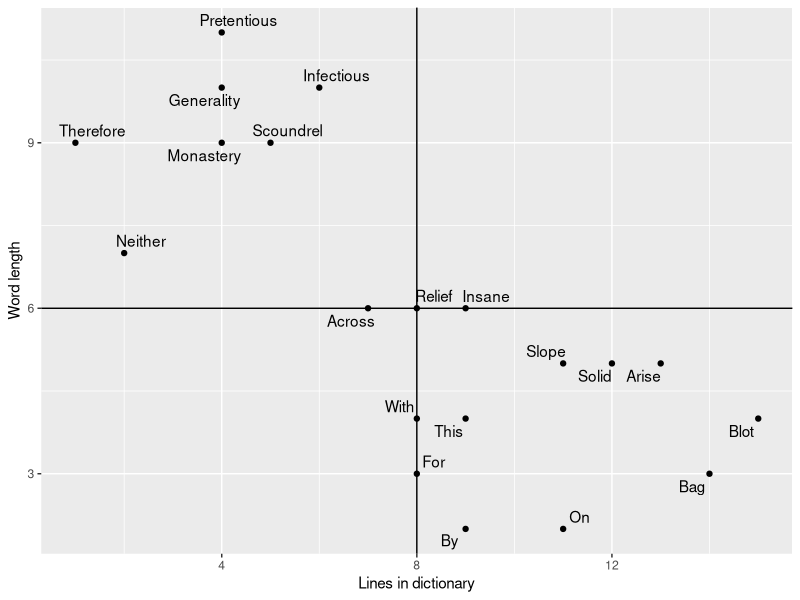
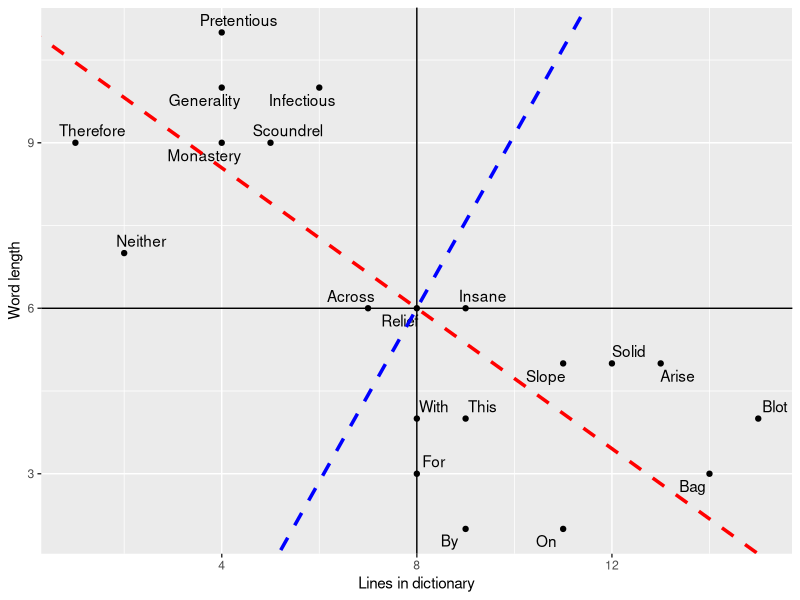
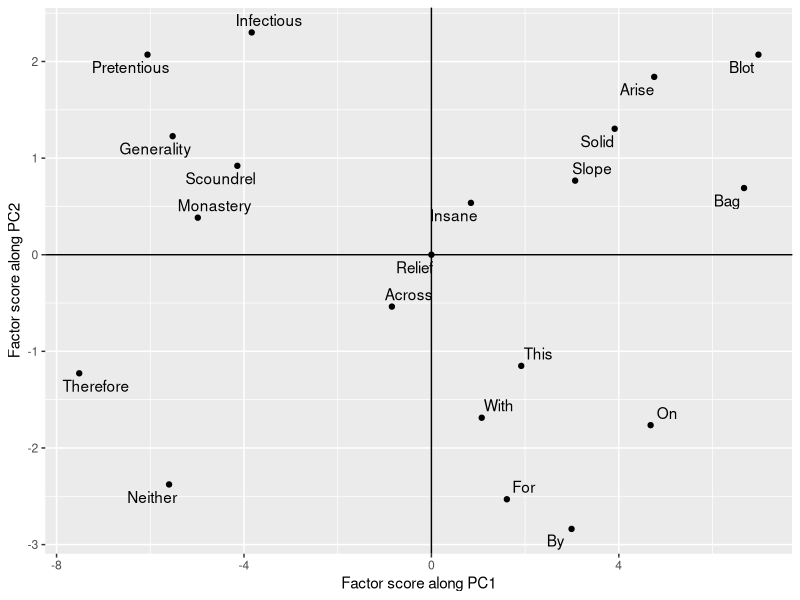
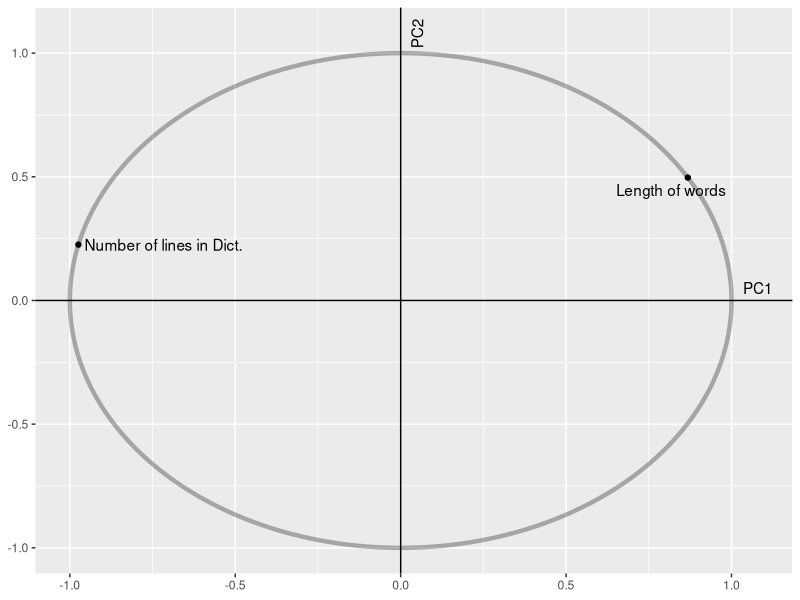
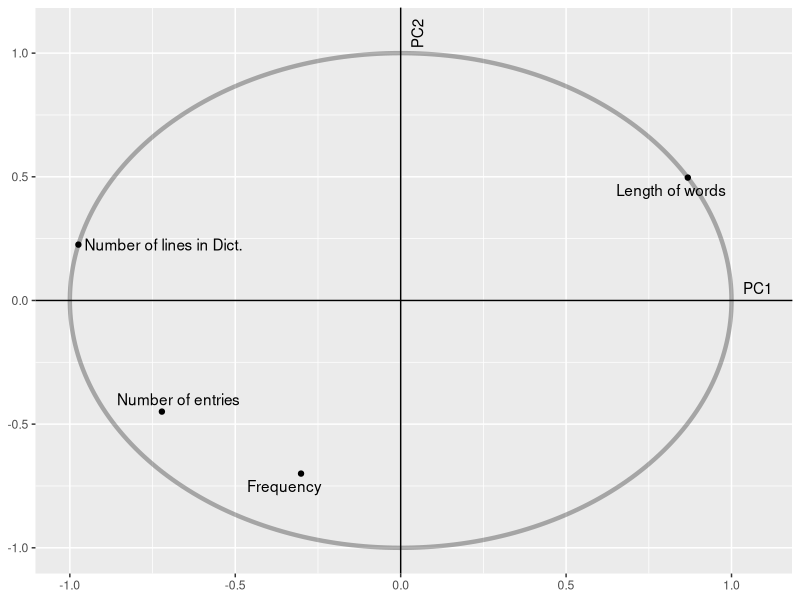
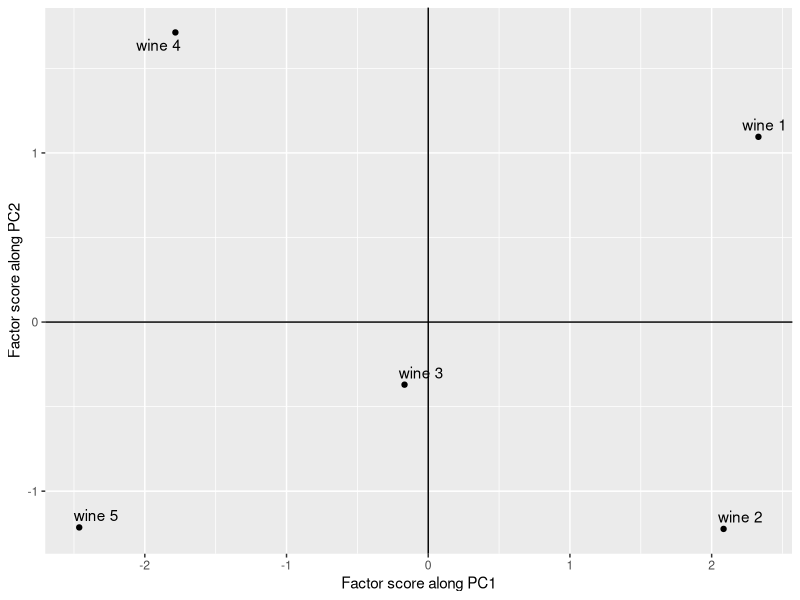
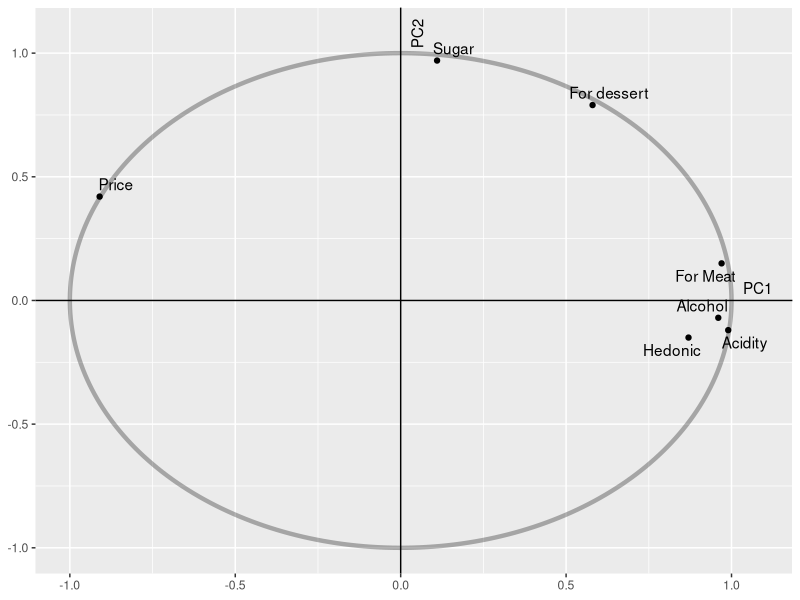
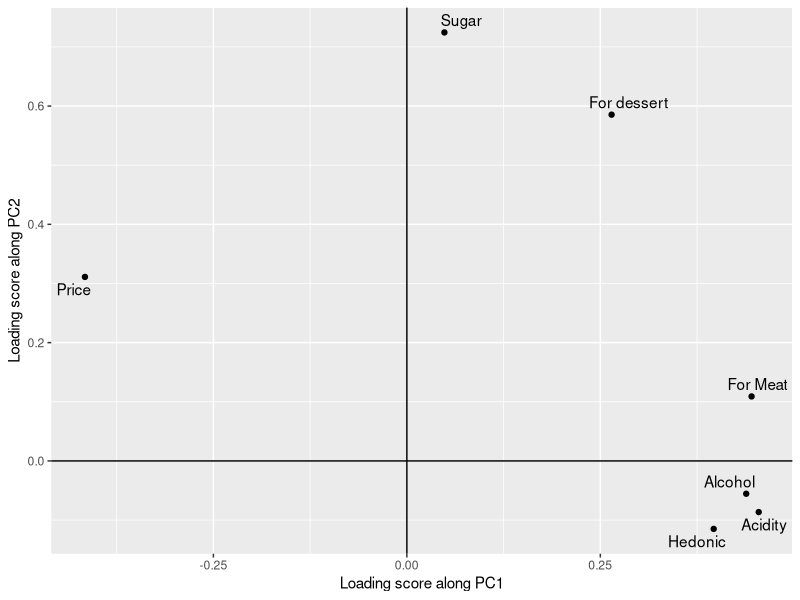

Write R code to recreate these figures, in order.
## ---- chunk 1
knitr::opts_chunk$set(comment = NA)
## ---- chunk 2
library(ggplot2)
library(ggrepel)
## ---- chunk 3
# Table 1
# Create a dataframe
Words = c("Bag", "Across", "On", "Insane", "By", "Monastery", "Relief", "Slope", "Scoundrel", "With", "Neither", "Pretentious", "Solid", "This", "For", "Therefore", "Generality", "Arise", "Blot", "Infectious")
Word_length = c(3, 6, 2, 6, 2, 9, 6, 5, 9, 4, 7, 11, 5, 4, 3, 9, 10, 5, 4, 10)
Lines_in_dict = c(14, 7, 11, 9, 9, 4, 8, 11, 5, 8, 2, 4, 12, 9, 8, 1, 4, 13, 15, 6)
words = data.frame(Words, Word_length, Lines_in_dict, stringsAsFactors = F)
words
(words_centered = scale(words[,2:3],scale = F)) # Centering after reemoving the first column
## ---- chunk 4
pca_words_cov = prcomp(words[,2:3],scale = F) # cov stands for Covariance PCA
factor_scores_words = pca_words_cov$x
round(factor_scores_words,2)
## ---- chunk 5
#  It can also be checked that both the principal components are orthogonal.
sum(factor_scores_words[,1]*factor_scores_words[,2]) # PCs are orthogonal
## ---- chunk 6
round(factor_scores_words[,1]^2/sum(factor_scores_words[,1]^2)*100,2)
round(factor_scores_words[,2]^2/sum(factor_scores_words[,2]^2)*100,2)
## ---- chunk 7
round(factor_scores_words^2/matrix(rep(colSums(factor_scores_words^2),nrow(words)),ncol = 2,byrow = T)*100,2)
## ---- chunk 8
(dist = rowSums(factor_scores_words^2))
## ---- chunk 9
(sq_cos = round(factor_scores_words^2/rowSums(factor_scores_words^2)*100))
## ---- chunk 10
# Figue 1
p = ggplot(words,aes(x = Lines_in_dict,y = Word_length,label = Words))+
  geom_point()+ geom_text_repel()+ 
  geom_hline(yintercept = 6)+geom_vline(xintercept = 8)+
  labs(x = "Lines in dictionary",y = "Word length")
print(p)
# Show directions of PCs
# Note that intercept argument in geom_abline considers the line to be at the origin. In our case the data are mean shifted.
# So we have to adjust the intercept taking new origin into consideration. These adjustments have been made below.
slope1 = pca_words_cov$rotation[1,1]/pca_words_cov$rotation[2,1] # Slope of first PC
slope2 = pca_words_cov$rotation[1,2]/pca_words_cov$rotation[2,2] # Slope of second PC
(new_origin = c(mean(words$Lines_in_dict),mean(words$Word_length)))
intercept1 = 6 - slope1*8
intercept2 = 6 - slope2*8
p+geom_abline(slope = slope1,intercept = intercept1,linetype = "dashed",size = 1.2,col = "red")+
  geom_abline(slope = slope2,intercept = intercept2,linetype = "dashed",size = 1.2,col = "blue")
## ---- chunk 11
ggplot(as.data.frame(pca_words_cov$x),aes(-pca_words_cov$x[,1],pca_words_cov$x[,2],label = words$Words))+
  geom_point()+geom_text_repel()+geom_hline(yintercept = 0)+geom_vline(xintercept = 0)+
  xlab("Factor score along PC1")+ylab("Factor score along PC2")
## ---- chunk 12
sur = c(3,12) # It has 3 letter and 12 lines of dictionary entry
(sur_centered = sur - colMeans(words[,2:3]))
(factor_scores_sur = round(sur_centered %*% pca_words_cov$rotation,2))
## ---- chunk 13
(total_var_before = round(sum(diag(var(words_centered))),3))
## ---- chunk 14
(total_var_after = round(sum(diag(var(pca_words_cov$x))),3))
## ---- chunk 15
# Correlation between PCs and original variables
(cor(pca_words_cov$x,words_centered))
## ---- chunk 16
(cor(pca_words_cov$x,words_centered)^2)
## ---- chunk 17
colSums((cor(pca_words_cov$x,words_centered)^2))
## ---- chunk 18
(loading_matrix = pca_words_cov$rotation)
## ---- chunk 19
# Supplementary variable (Table 4)
Frequency = c(8,230,700,1,500,1,9,2,1,700,7,1,4,500,900,3,1,10,1,1)
Num_entries = c(6,3,12,2,7,1,1,6,1,5,2,1,5,9,7,1,1,4,4,2)
supp_data = data.frame(Frequency,Num_entries) # Supplementary data
supp_data
## ---- chunk 20
supp_data_cent = scale(supp_data,scale = F) # Centered supplementary data
## ---- chunk 21
(corr_score_supp = round(cor(pca_words_cov$x,supp_data),4))
## ---- chunk 22
(round(cor(pca_words_cov$x,supp_data_cent),4))
## ---- chunk 23
(round(cor(pca_words_cov$x,supp_data_cent)^2,4))
## ---- chunk 24
(round(colSums(cor(pca_words_cov$x,supp_data_cent)^2),4))
## ---- chunk 25
# First plot correlation circle
x = seq(0,2*pi,length.out = 300)
circle = ggplot() + geom_path(data = data.frame(a = cos(x),b = sin(x)),
                     aes(cos(x),sin(x)),alpha = 0.3, size = 1.5)+
            geom_hline(yintercept = 0)+geom_vline(xintercept = 0)+
  annotate("text",x = c(1.08,0.05),y = c(0.05,1.08),label = c("PC1","PC2"),angle = c(0,90))+
            xlab(NULL)+ylab(NULL)
# Plotting original variables
cor_score = as.data.frame(cor(words_centered,pca_words_cov$x))
variable_plot_original = circle + geom_point(data = cor_score,  aes(cor_score[,1],cor_score[,2]))+
  geom_text_repel(aes(cor_score[,1],cor_score[,2],
                      label = c("Length of words","Number of lines in Dict."))) 
print(variable_plot_original)
## ---- chunk 26
variable_plot_original+
  geom_point(data = as.data.frame(corr_score_supp),
             aes(corr_score_supp[,1],corr_score_supp[,2]))+
  geom_text_repel(aes(corr_score_supp[,1],corr_score_supp[,2],
                      label = c("Frequency","Number of entries"))) 
## ---- chunk 27
# Table 6
wine_type = c(paste("wine", 1:5, sep = "_"))
hedonic = c(14, 10, 8, 2, 6)
for_meat = c(7, 7, 5, 4, 2)
for_dessert = c(8, 6, 5, 7, 4)
price = c(7, 4, 10, 16, 13)
sugar = c(7, 3, 5, 7, 3)
alcohol = c(13, 14, 12, 11, 10)
acidity = c(7, 7, 5, 3, 3)
wine = data.frame(wine_type, hedonic, for_meat, for_dessert, price, sugar, alcohol, acidity, stringsAsFactors = F)
wine
pca_wine_cor = prcomp(wine[2:8],scale = T)
ggplot(as.data.frame(pca_wine_cor$x),aes(x = pca_wine_cor$x[,1],y =  pca_wine_cor$x[,2], label = paste0("wine ",1:5)))+
  geom_point()+geom_text_repel()+ geom_vline(xintercept = 0)+ geom_hline(yintercept = 0)+
  xlab("Factor score along PC1")+ylab("Factor score along PC2")
## ---- chunk 28
# Table 7
(pca_wine_cor$x[,1:2])
## ---- chunk 29
round(pca_wine_cor$x[,1:2]^2/matrix(rep(colSums(pca_wine_cor$x[,1:2]^2),nrow(wine)),ncol = 2,byrow = T)*100,2)
## ---- chunk 30
(sq_cos = round(pca_wine_cor$x[,1:2]^2/rowSums(pca_wine_cor$x^2)*100))
## ---- chunk 31
(round(pca_wine_cor$rotation[,1:2],2))
## ---- chunk 32
(corr_score_wine = round(cor(pca_wine_cor$x,wine[,2:8])[1:2,],2))
## ---- chunk 33
# Figure 6
corr_score_wine = t(corr_score_wine)
circle + 
  geom_point(data = as.data.frame(corr_score_wine),
             aes(corr_score_wine[,1],corr_score_wine[,2]))+
  geom_text_repel(aes(corr_score_wine[,1],corr_score_wine[,2],
                      label = c("Hedonic","For Meat","For dessert","Price","Sugar","Alcohol","Acidity")))
## ---- chunk 34
(round(pca_wine_cor$rotation[,1:2],2))
## ---- chunk 35
rotated_loading_scores = varimax(pca_wine_cor$rotation[,1:2])
## ---- chunk 36
# Table 10
(round(rotated_loading_scores$loadings[,1:2],2))
## ---- chunk 37
(round(pca_wine_cor$rotation[,1:2] %*% rotated_loading_scores$rotmat,2))
## ---- chunk 38
#Figure 7
ggplot(as.data.frame(pca_wine_cor$rotation[,1:2]),aes(x = pca_wine_cor$rotation[,1],y = pca_wine_cor$rotation[,2],
                                                      label = c("Hedonic","For Meat","For dessert","Price","Sugar","Alcohol","Acidity")))+
  geom_point()+geom_text_repel()+geom_hline(yintercept = 0)+geom_vline(xintercept = 0)+
  xlab("Loading score along PC1")+ylab("Loading score along PC2")
## ---- chunk 39
ggplot(as.data.frame(rotated_loading_scores$loadings[,1:2]),
                     aes(x = rotated_loading_scores$loadings[,1],
                         y = rotated_loading_scores$loadings[,2],
                         label = c("Hedonic","For Meat","For dessert","Price","Sugar","Alcohol","Acidity")))+
  geom_point()+geom_text_repel()+geom_hline(yintercept = 0)+geom_vline(xintercept = 0)+
    xlab("Loading score along PC1 after rotation")+
    ylab("Loading score along PC2 after rotation")
## ---- chunk 40
# Table 11 
class = rep(c("Blue_collar", "White_collar", "Upper_class"), times = 4)
children = rep(c(2,3,4,5), each = 3)
bread = c(332, 293, 372, 406, 386, 438, 534, 460, 385, 655, 584, 515)
vegetables = c(428, 559, 767, 563, 608, 843, 660, 699, 789, 776, 995, 1097)
fruit = c(354, 388, 562, 341, 396, 689, 367, 484, 621, 423, 548, 887)
meat = c(1437, 1527, 1948, 1507, 1501, 2345, 1620, 1856, 2366, 1848, 2056, 2630)
poultry = c(526, 567, 927, 544, 558, 1148, 638, 762, 1149, 759, 893, 1167)
milk = c(247, 239, 235, 324, 319, 243, 414, 400, 304, 495, 518, 561)
wine = c(427, 258, 433, 407, 363, 341, 407, 416, 282, 486, 319, 284)
food = data.frame(class, children, bread, vegetables, fruit, meat, poultry, milk, wine, stringsAsFactors = F)
food
pca_food_cov = prcomp(food[,3:9],scale = F)
## ---- chunk 41
# Table 12
(factor_scores_food = round(pca_food_cov$x[,1:2],2))
## ---- chunk 42
round(pca_food_cov$x[,1:2]^2/matrix(rep(colSums(pca_food_cov$x[,1:2]^2),nrow(food)),ncol = 2,byrow = T)*100,2)
dist = pca_food_cov$x[,1]^2+pca_food_cov$x[,2]^2
## ---- chunk 43
(sq_cos = round(pca_food_cov$x[,1:2]^2/rowSums(pca_food_cov$x^2)*100))
## ---- chunk 44
# Table 13
(round(pca_food_cov$rotation[,1:2]^2,2))
## ---- chunk 45
(corr_score_food = round((cor(pca_food_cov$x,food[,3:9])[1:2,]),2))
## ---- chunk 46
(round((cor(pca_food_cov$x,food[,3:9])[1:2,])^2,2))
## ---- chunk 47
# Figure 9
corr_score_food = t(corr_score_food)
circle + geom_point(data = as.data.frame(corr_score_food), 
                    aes(x = corr_score_food[,1],y = corr_score_food[,2]))+
  geom_text_repel(data = as.data.frame(corr_score_food), 
                  aes(x = corr_score_food[,1],y = corr_score_food[,2],
                      label = c("Bread","Vegetables","Fruit","Meat","Poultry","Milk","Wine")))
## ---- chunk 48
## Table 14
cent_food = food[,3:9]-matrix(rep(colMeans(food[,3:9]),times = 12),nrow = 12,
                              byrow = T)
svd_food = svd(cent_food)
(Eigenvalues = (svd_food$d)^2)
## ---- chunk 49
(round(Eigenvalues/sum(Eigenvalues),2))
## ---- chunk 50
(round(cumsum(Eigenvalues),2))
## ---- chunk 51
(round(cumsum(Eigenvalues)/sum(Eigenvalues),2))
## ---- chunk 52
RESS = array(rep(0,7))
for (i in 1:7){
  RESS[i] = sum(Eigenvalues)-sum(Eigenvalues[1:i])
}
RESS
## ---- chunk 53
round(RESS/sum(Eigenvalues),2)
## ---- chunk 54
sessionInfo()
